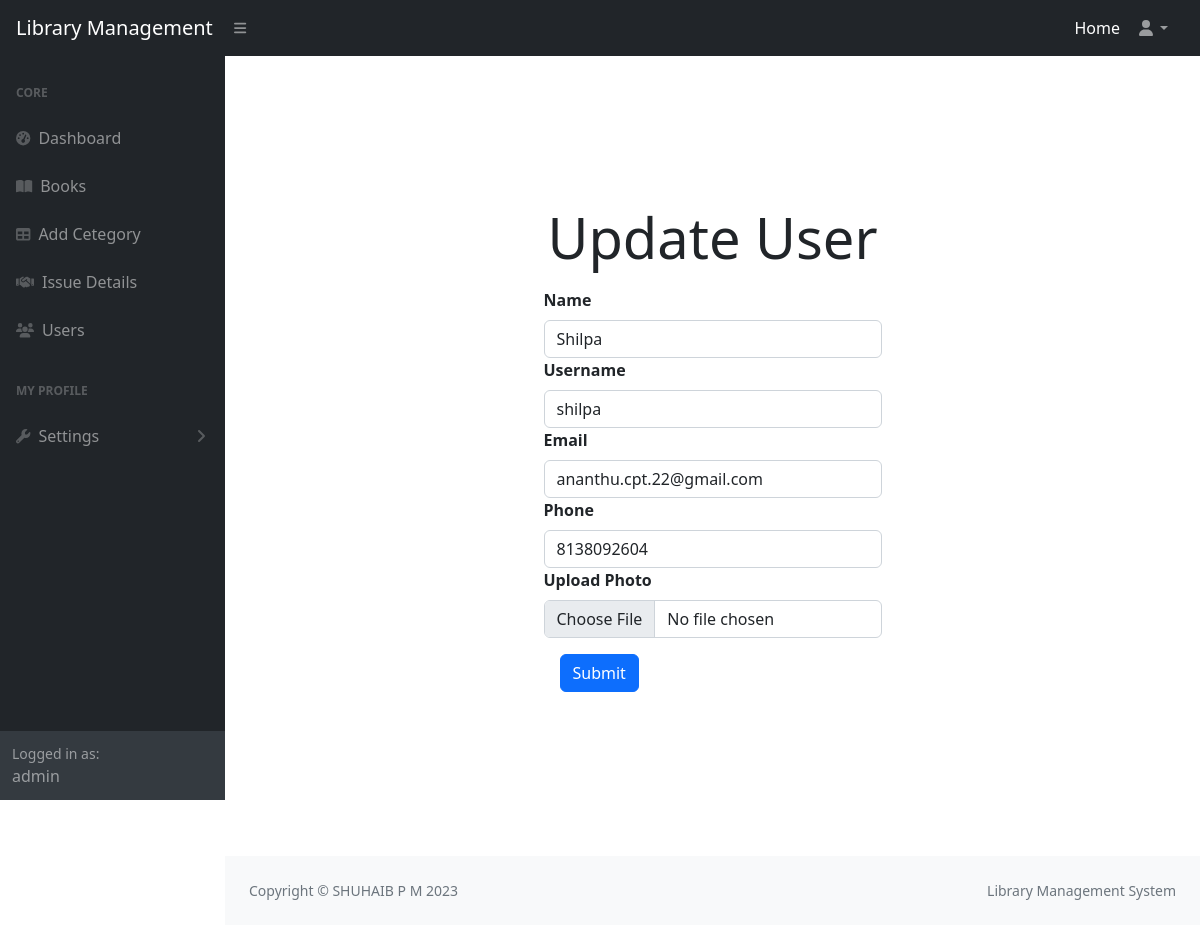
The app's page /user/update/1 (signed in) with its own data.
### libraryApp/models.py (models this page shows, shortened)
class User(AbstractUser):
    email=models.EmailField(unique=True)
    option = (
        ('user','user'),
        ('staff','staff')
    )
    phone=models.CharField(max_length=15)
    role=models.CharField(max_length=100,choices=option,default="user")
    profile=models.ImageField(upload_to="profile",default="profile/default.jpeg",null=True,blank=True)
    otp=models.CharField(max_length=20)
    is_verified=models.BooleanField(default=False)

### libraryApp/views.py (the view, shortened to what this page needs)
# urls.py: path("user/update/<int:id>",views.UserUpdateView.as_view(),name="userupdate"),
@method_decorator(login_required,name="dispatch")
class UserUpdateView(View):
    def get(self,request,**kwargs):
        user=User.objects.get(id=kwargs.get("id"))
        form=UserUpdationForm(instance=user)
        return render(request,"updateuser.html",{"form":form})

### libraryApp/forms.py
class UserUpdationForm(forms.ModelForm):
    class Meta:
        model=User
        fields=["first_name","username","email","phone","profile"]
        widgets={
            'first_name':forms.TextInput(attrs={'class':'form-control','id':'inputFirstName'}),
            'username':forms.TextInput(attrs={'class':'form-control'}),
            'email':forms.EmailInput(attrs={'class':'form-control'}),
            'phone':forms.TextInput(attrs={'class':'form-control'}),
            'profile':forms.FileInput(attrs={'class':'form-control'}),
        }

### libraryApp/authentication.py (called while the page is built)
def login_required(fn):
    def wrapper(request, *args, **kwargs):
        if request.user.is_authenticated and request.user.role != "user" :
            return fn(request, *args, **kwargs)
        else:
            messages.warning(request,"You Must Login First")
            return redirect("login")
    return wrapper

### libraryApp/context_processor.py (called while the page is built)
def library_status(request):
    total_books = Book.objects.count()
    total_copies = Book.objects.aggregate(total=models.Sum("total_copy"))["total"] or 0
    avl_books = Book.objects.aggregate(total=models.Sum("avl_copy"))["total"] or 0
    issued_books=Issue.objects.filter(status="issued").count()
    overdue_books=Issue.objects.filter(status="overdue").count()
    return {
        "total_books": total_books,
        "total_copies": total_copies,
        "avl_books": avl_books,
        "issued_books": issued_books,
        "overdue_books": overdue_books,
    }

### libraryApp/templates/updateuser.html (shortened to what this page needs)
{% extends 'dashboard.html' %}
{% block main %}
                <div class="d-flex flex-column w-100 vh-100 align-items-center justify-content-center">
                    <p class="display-4">Update User</p>
                    <div class="">
                        <form action="" method="post" enctype="multipart/form-data">
                            <label for="title" class="form-label fw-bold ">Name</label>
                            {{form.first_name}}
                            <label for="author" class="form-label fw-bold ">Username</label>
                            {{form.username}}
                            <label for="isbn" class="form-label fw-bold ">Email</label>
                            {{form.email}}
                            <label for="category" class="form-label fw-bold ">Phone</label>
                            {{form.phone}}
                            <label for="copies" class="form-label fw-bold ">Upload Photo</label>
                            {{form.profile}}
                            <input type="submit" name="" id="" class="btn btn-primary m-3">
                        </form>
                    </div>
                </div>
{% endblock %}

### libraryApp/templates/dashboard.html (shortened to what this page needs)
{% load static %}
<!DOCTYPE html>
<html lang="en">
<head>
    <link href="https://cdn.jsdelivr.net/npm/simple-datatables@7.1.2/dist/style.min.css" rel="stylesheet" />
    <link href="{% static 'css/styles.css' %}" rel="stylesheet" />
</head>
<body class="sb-nav-fixed">
    <nav class="sb-topnav navbar navbar-expand navbar-dark bg-dark">
        <a class="navbar-brand ps-3" href="#">Library Management</a>
        <button class="btn btn-link btn-sm order-1 order-lg-0 me-4 me-lg-0" id="sidebarToggle" href="#!"><i
                class="fas fa-bars"></i></button>
        <ul class="navbar-nav ms-auto ms-md-0 me-3 me-lg-4">
            <li class="nav-item"><a class="nav-link active" aria-current="page" href="{% url 'home' %}">Home</a></li>
            <li class="nav-item dropdown">
                <a class="nav-link dropdown-toggle" id="navbarDropdown" href="#" role="button" data-bs-toggle="dropdown"
                    aria-expanded="false"><i class="fas fa-user fa-fw"></i></a>
            </li>
        </ul>
    </nav>
    <div id="layoutSidenav">
        <div id="layoutSidenav_nav">
            <nav class="sb-sidenav accordion sb-sidenav-dark" id="sidenavAccordion">
                <div class="sb-sidenav-menu">
                    <div class="nav">
                        <div class="sb-sidenav-menu-heading">Core</div>
                        <a class="nav-link" href="{% url 'dashboard' %}">
                            <div class="sb-nav-link-icon"><i class="fas fa-tachometer-alt"></i></div>
                            Dashboard
                        </a>
                        <a class="nav-link" href="{% url 'book' %}">
                            <div class="sb-nav-link-icon"><i class="fas fa-book-open"></i></div>
                            Books
                        </a>
                        <a class="nav-link" href="{% url 'category' %}">
                            <div class="sb-nav-link-icon"><i class="fas fa-table"></i></div>
                            Add Cetegory
                        </a>
                        <a class="nav-link" href="{% url 'issue' %}">
                            <div class="sb-nav-link-icon"><i class="fa fa-handshake"></i></div>
                            Issue Details
                        </a>
                        <a class="nav-link" href="{% url 'user' %}">
                            <div class="sb-nav-link-icon"><i class="fas fa-users"></i></div>
                            Users
                        </a>
                        <div class="sb-sidenav-menu-heading">My Profile</div>
                        <a class="nav-link collapsed" href="#" data-bs-toggle="collapse"
                            data-bs-target="#collapseLayouts" aria-expanded="false" aria-controls="collapseLayouts">
                            <div class="sb-nav-link-icon"><i class="fas fa-wrench"></i></div>
                            Settings
                            <div class="sb-sidenav-collapse-arrow"><i class="fas fa-angle-down"></i></div>
                        </a>
                    </div>
                </div>
                <div class="sb-sidenav-footer">
                    <div class="small">Logged in as:</div>
                    {{request.user}}
                </div>
            </nav>
        </div>
        <div id="layoutSidenav_content">
            <main>
                {% block main %}{% endblock %}
            </main>
            <footer class="py-4 bg-light mt-auto">
                <div class="container-fluid px-4">
                    <div class="d-flex align-items-center justify-content-between small">
                        <div class="text-muted">Copyright &copy; SHUHAIB P M 2023</div>
                        <div class="text-muted">
                            Library Management System
                        </div>
                    </div>
                </div>
            </footer>
        </div>
    </div>
</body>
</html>

### records on screen
User: user "admin"
User: first_name "Shilpa", username "shilpa", email "ananthu.cpt.22@gmail.com", phone "8138092604"
